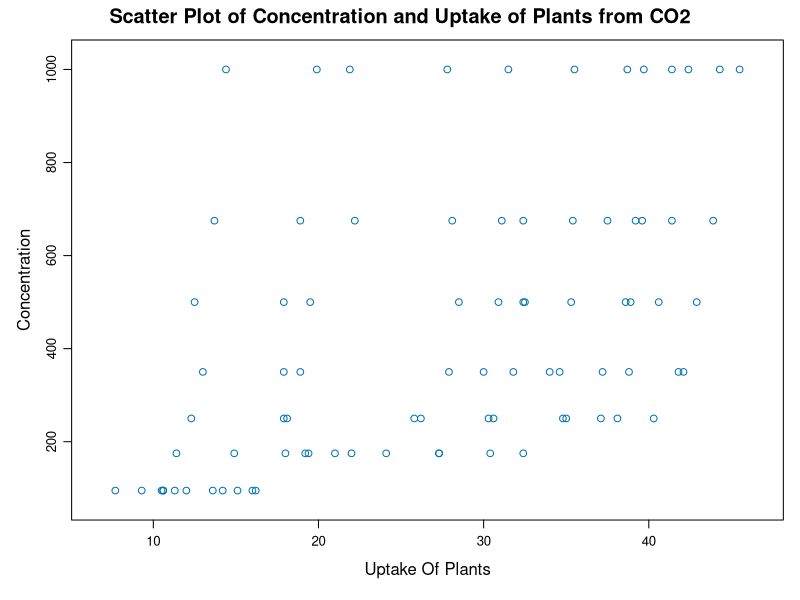
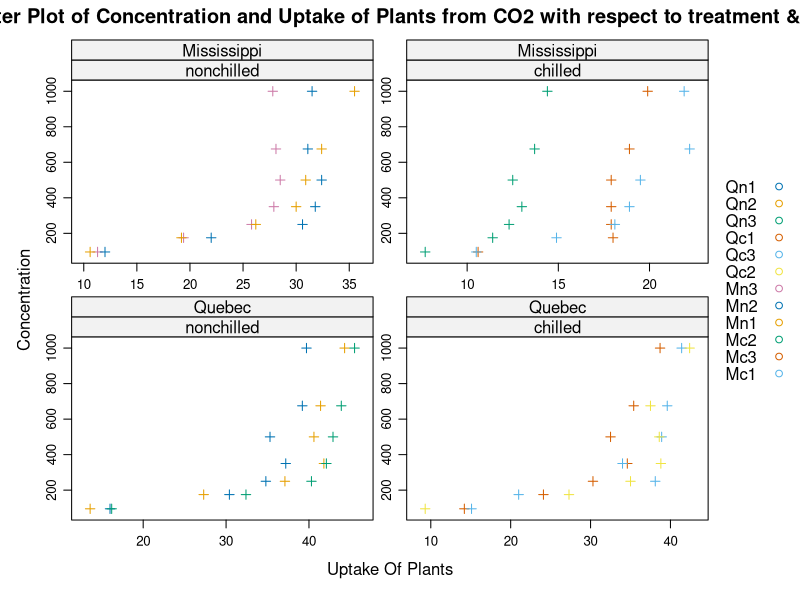
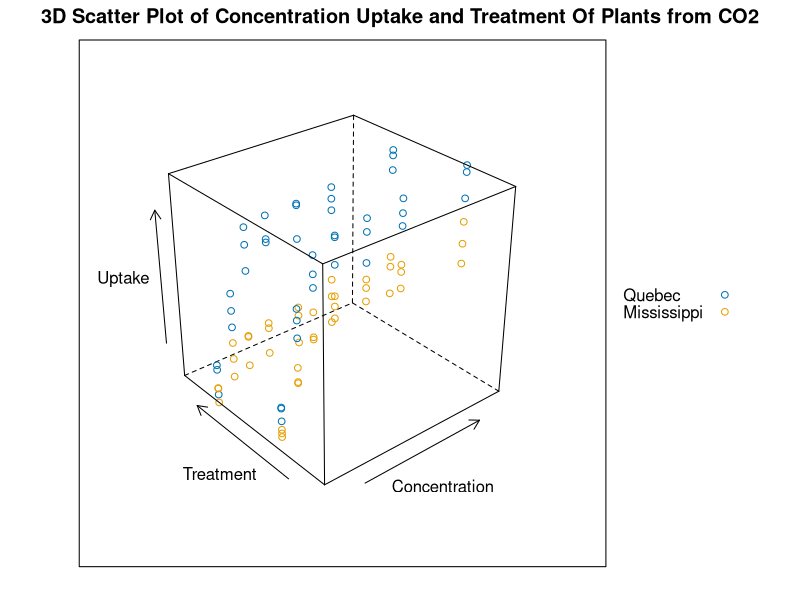
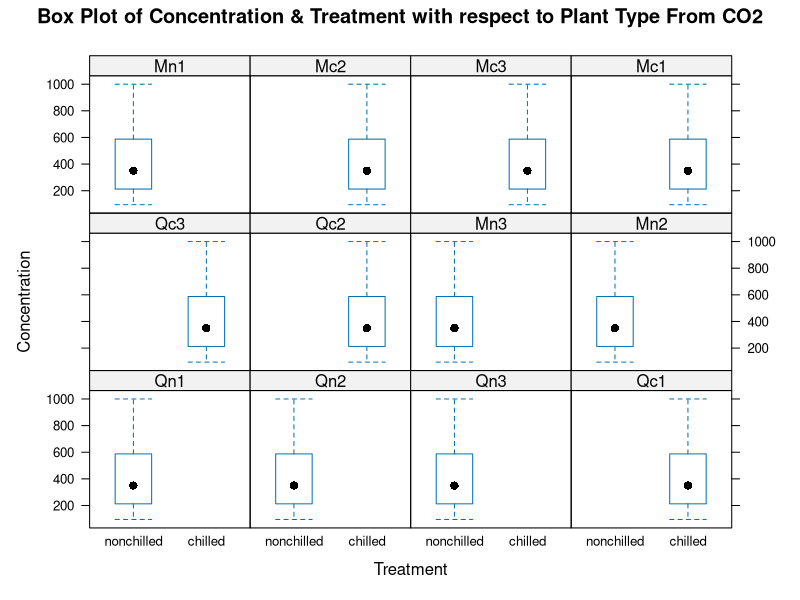
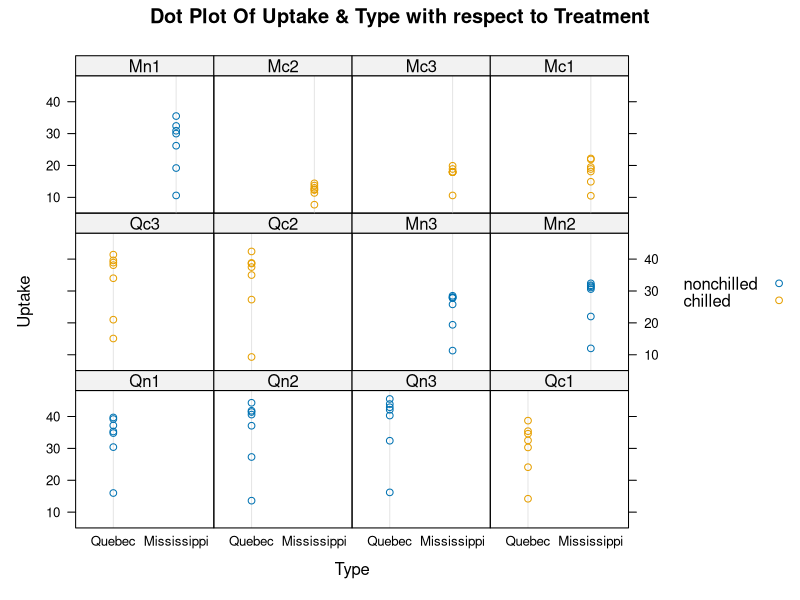
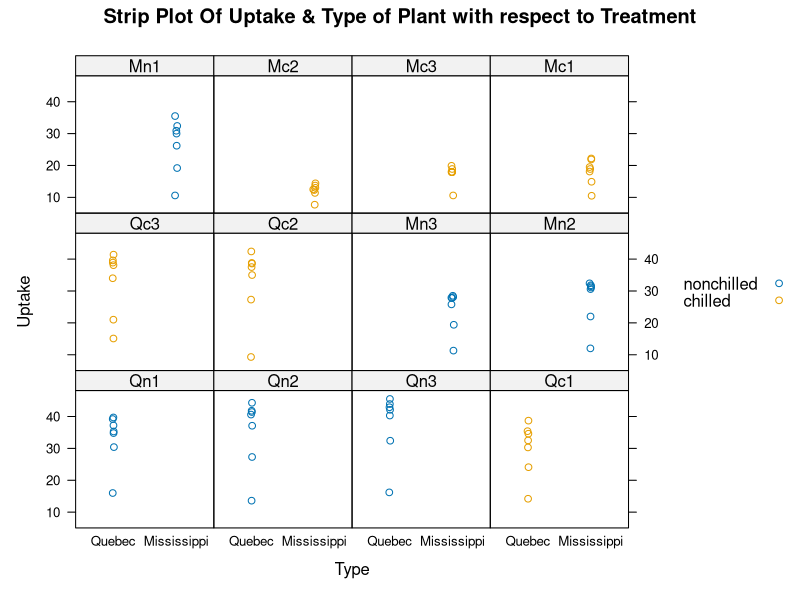
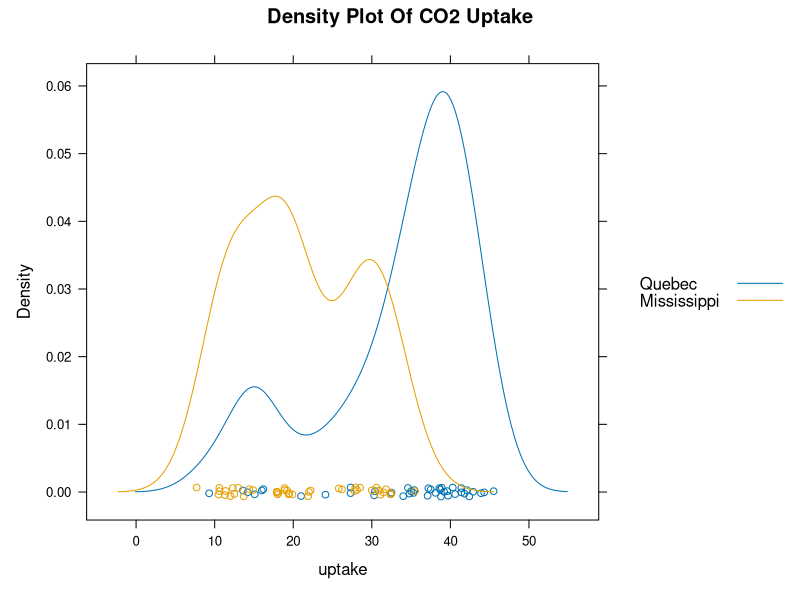
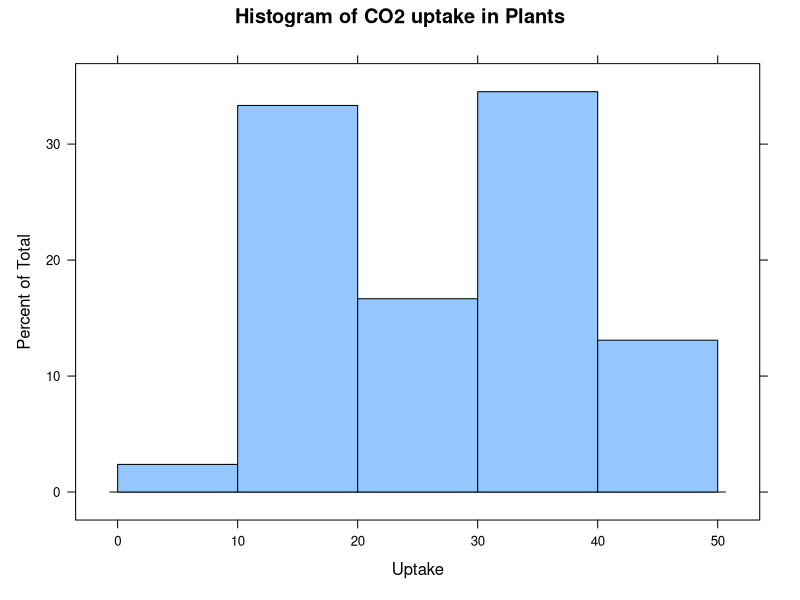

Write R code to recreate these figures, in order.
#Lattice Package Plots
datasets::CO2
library(lattice)
# Scatter Plot
xyplot(conc~uptake,data=CO2,xlab = "Uptake Of Plants",ylab = "Concentration",main="Scatter Plot of Concentration and Uptake of Plants from CO2",auto.key = TRUE,scales = "free")
#Scatter Plot With multi panel
xyplot(conc~uptake|Treatment*Type,data=CO2,xlab = "Uptake Of Plants",ylab = "Concentration",main="Scatter Plot of Concentration and Uptake of Plants from CO2 with respect to treatment & type",group=Plant,auto.key = TRUE,scales = "free",pch=3)
#3D-Scatter Plot
cloud(uptake~conc*Treatment,group=Type,auto.key=TRUE,data=CO2,xlab = "Concentration",ylab = "Treatment",zlab = "Uptake",main="3D Scatter Plot of Concentration Uptake and Treatment Of Plants from CO2")
#BoxPlot
bwplot(conc~Treatment|Plant,data = CO2,xlab = "Treatment",ylab = "Concentration",main="Box Plot of Concentration & Treatment with respect to Plant Type From CO2")#,panel=panel.violin)
#Dot Plot
dotplot(uptake~Type|Plant,group=Treatment,auto.key=TRUE,data=CO2,xlab="Type",ylab="Uptake",main="Dot Plot Of Uptake & Type with respect to Treatment")
#Strip Plot 
stripplot(uptake~Type|Plant,group=Treatment,auto.key=TRUE,data=CO2,jitter.data=TRUE ,xlab="Type",ylab="Uptake",main="Strip Plot Of Uptake & Type of Plant with respect to Treatment")
#Density Plot
densityplot(~uptake,group=Type,auto.key = TRUE ,data = CO2,main="Density Plot Of CO2 Uptake")
#Histogram
histogram(~uptake,data = CO2,xlab = "Uptake",main="Histogram of CO2 uptake in Plants",breaks =4) 
